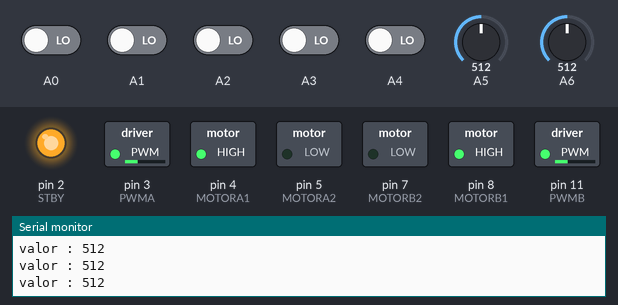
The sketch below on a simulated Arduino Nano, built with avr-gcc and run on an emulated ATmega328P. Shown: switched loads named in the sketch (green lamp = pin HIGH), output pins drawn as LEDs (lit = HIGH), the last lines printed to the serial monitor. Dashed ring = blinking. Inputs (shaded band) come from the test bench; at power-on: A0–4 LOW, A5 = 512, A6 = 512.

Above: at 6.2 s.
6.3 s: A5 set to 482
At 6.43 s:
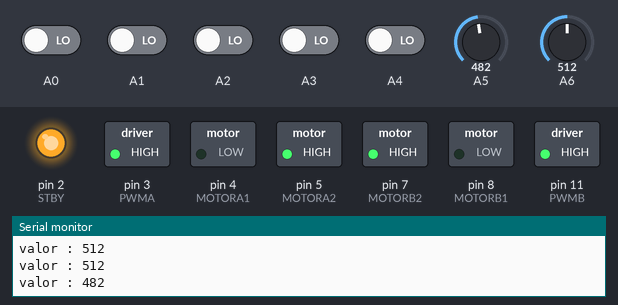
9.3 s: A6 set to 480
At 10.43 s:
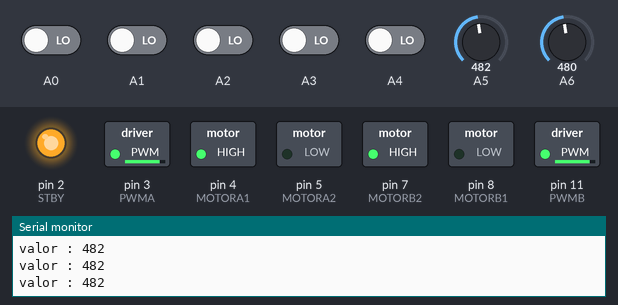
12.3 s: A6 set to 500
At 12.44 s:
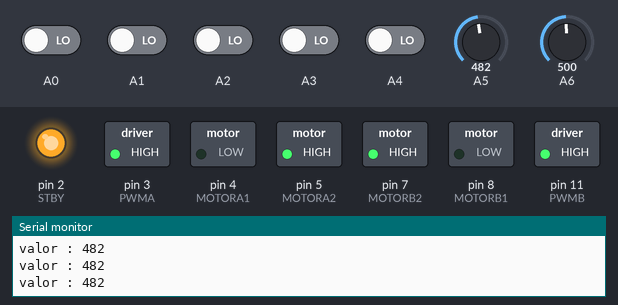
15.3 s: A5 set to 500
At 15.59 s:
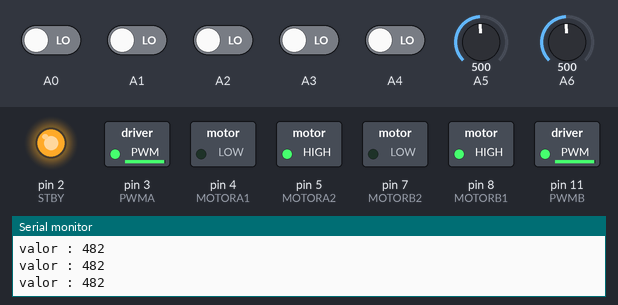
17.1 s: A1 driven HIGH
At 18.3 s:
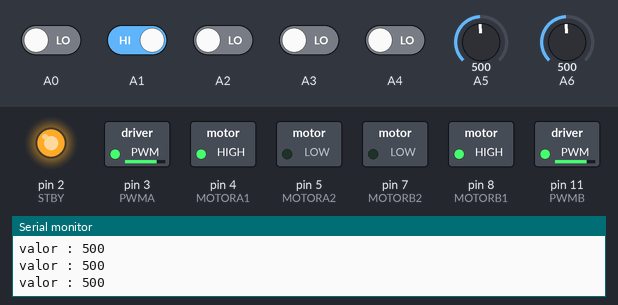
18.6 s: A2 driven HIGH
At 18.82 s:
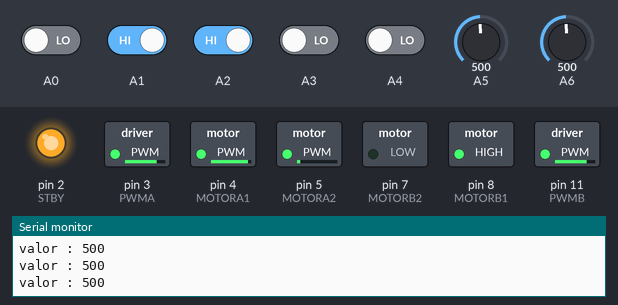
Timing chart, 0 to 21.6 s (numbered marks = the images above; inputs shaded):
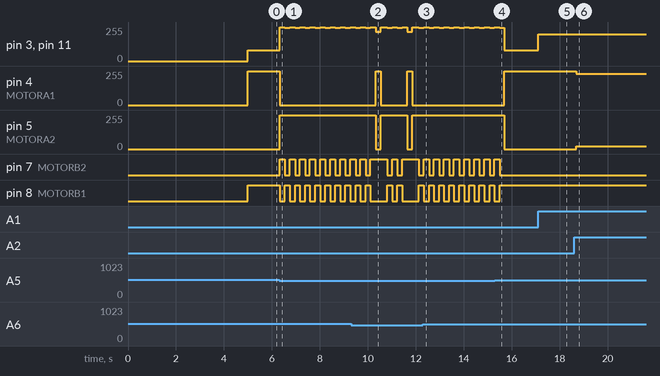

Measured:
- the behaviour switches between 490 and 489 on A5 (found by bisection; images 0 and 1)
- after the input at 6.3 s, pin 3 (PWMA): alternates 255/255 for 0.22 s and 250/255 for 0.20 s, starting at once; pin 4 (MOTORA1): 255/255 → 0/255 at once
- after the input at 9.3 s, pin 4 (MOTORA1): alternates 255/255 for 0.20 s and 0/255 for 1.1 s, starting after 1.0 s; pin 5 (MOTORA2): alternates 255/255 for 1.1 s and 0/255 for 0.20 s, starting after 1.0 s
- after the input at 12.3 s, pin 4 (MOTORA1): stops changing and stays 0/255; pin 5 (MOTORA2): stops changing and stays 255/255
- after the input at 15.3 s, pin 4 (MOTORA1): 0/255 → 255/255 after 0.40 s; pin 5 (MOTORA2): 255/255 → 0/255 after 0.40 s; pin 7 (MOTORB2): goes on until 15.5 s, then stays LOW; pin 8 (MOTORB1): goes on until 15.5 s, then stays HIGH
- after the input at 17.1 s, pin 3 (PWMA), pin 11 (PWMB): 80/255 → 200/255 at once
- after the input at 18.6 s, pin 4 (MOTORA1): 255/255 → 235/255 after 0.08 s; pin 5 (MOTORA2): 0/255 → 20/255 after 0.08 s

The sketch:

SOLO_LATERAL.ino
```cpp
// Control Motores
int PWMA = 3;
int PWMB = 11;
//Motores
int MOTORA1 = 4;
int MOTORA2 = 5;
int MOTORB1 = 8;
int MOTORB2 = 7;
int STBY = 2;
void setup()
{
  Serial.begin(9600);
  pinMode(MOTORA1, OUTPUT);
  pinMode(MOTORA2, OUTPUT);
  pinMode(MOTORB1, OUTPUT);
  pinMode(MOTORB2, OUTPUT);
  pinMode(STBY, OUTPUT);
  pinMode(PWMA, OUTPUT);
  pinMode(PWMB, OUTPUT);
  digitalWrite(STBY, 1);
  delay(5000);
}
void loop()
{
  int sensorEI = digitalRead(A0);
  int sensorC = digitalRead(A1);//
  int sensorLI = digitalRead(A2);//
  int sensorED = digitalRead(A3);//
  int sensorLD = digitalRead(A4);//
  int sensorlineaD = analogRead(A5);
  int sensorlineaI = analogRead(A6);
  Serial.print("valor : ");
  Serial.println(sensorlineaD);
  avanzar();
  if ( sensorlineaD < 490){
    retroceder();
    delay(220);
    giroI();
    delay(200);
  }
  if ( sensorlineaI < 490){
    retroceder();
    delay(220);
    giroD();
    delay(200);
  }
  if ( sensorlineaD < 490  && sensorlineaI  < 490){
    retroceder();
    delay(280);
    giroI();
    delay(200);
  }
  if ( sensorLI ==1){
    giroDa();
    delay(1);
  }
  if ( sensorLD ==1){
    giroIa();
    delay(1);
  }
  if ( sensorC ==1){
    avanzarR();
    delay(5);
  }
}

void giroDa()
{
  digitalWrite(MOTORB1, 1);
  digitalWrite(MOTORB2, 0);
  analogWrite(PWMB  , 220);
  digitalWrite(MOTORA1, 0);
  digitalWrite(MOTORA2, 1 );
  analogWrite(PWMA, 220);
}

void giroIa()
{
  digitalWrite(MOTORB1, 0);
  digitalWrite(MOTORB2, 1);
  analogWrite(PWMB  , 220);
  digitalWrite(MOTORA1, 1);
  digitalWrite(MOTORA2, 0);
  analogWrite(PWMA, 220);
}
void giroD()
{
  digitalWrite(MOTORB1, 0);
  digitalWrite(MOTORB2, 1);
  analogWrite(PWMB  , 220);
  digitalWrite(MOTORA1, 1);
  digitalWrite(MOTORA2, 0 );
  analogWrite(PWMA, 220);
}

void giroI()
{
  digitalWrite(MOTORB1, 1);
  digitalWrite(MOTORB2, 0);
  analogWrite(PWMB  , 250);
  digitalWrite(MOTORA1, 0);
  digitalWrite(MOTORA2, 1);
  analogWrite(PWMA, 250);
}

void avanzar()
{
  digitalWrite(MOTORB1, 1);
  digitalWrite(MOTORB2, 0);
  analogWrite(PWMB  , 80);
  digitalWrite(MOTORA1, 1);
  digitalWrite(MOTORA2, 0);
  analogWrite(PWMA, 80);
}
void avanzarR()
{
  digitalWrite(MOTORB1, 1);
  digitalWrite(MOTORB2, 0);
  analogWrite(PWMB  , 200);
  digitalWrite(MOTORA1, 1);
  digitalWrite(MOTORA2, 0);
  analogWrite(PWMA, 200);
}
void alto()
{
  digitalWrite(MOTORB1, 1);
  digitalWrite(MOTORB2, 0);
  analogWrite(PWMB  , 0);
  digitalWrite(MOTORA1, 1);
  digitalWrite(MOTORA2, 0);
  analogWrite(PWMA, 0);
}
void retroceder()
{
  digitalWrite(MOTORB1, 0);
  digitalWrite(MOTORB2, 1);
  analogWrite(PWMB  , 255);
  digitalWrite(MOTORA1, 0);
  digitalWrite(MOTORA2, 1);
  analogWrite(PWMA, 255);
}
```
